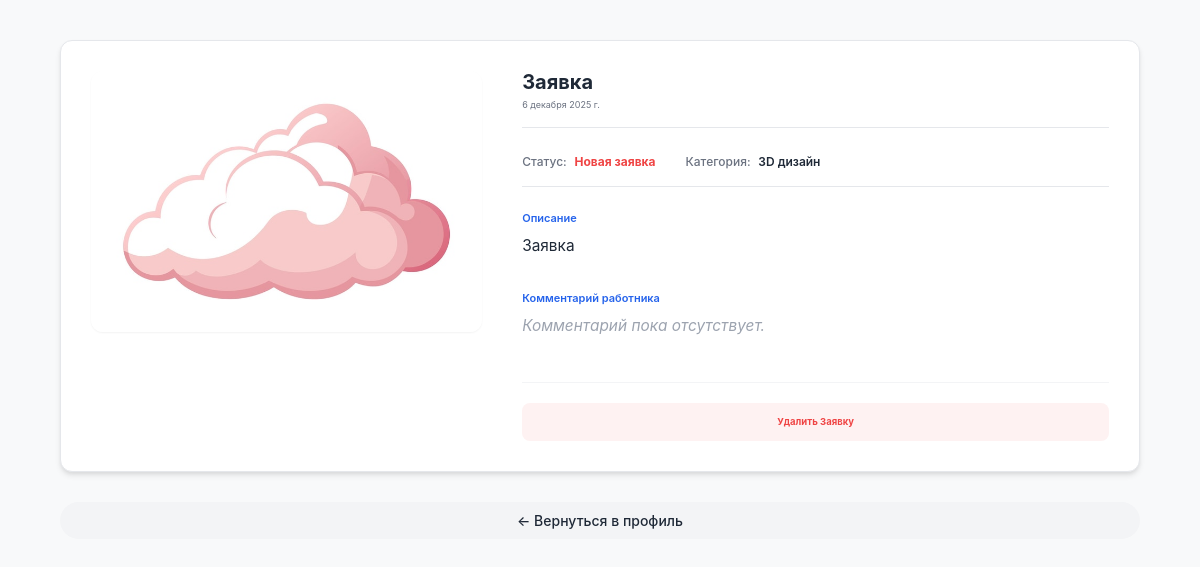
The page /app/profile/application/9 (signed in) on the database as committed earlier.
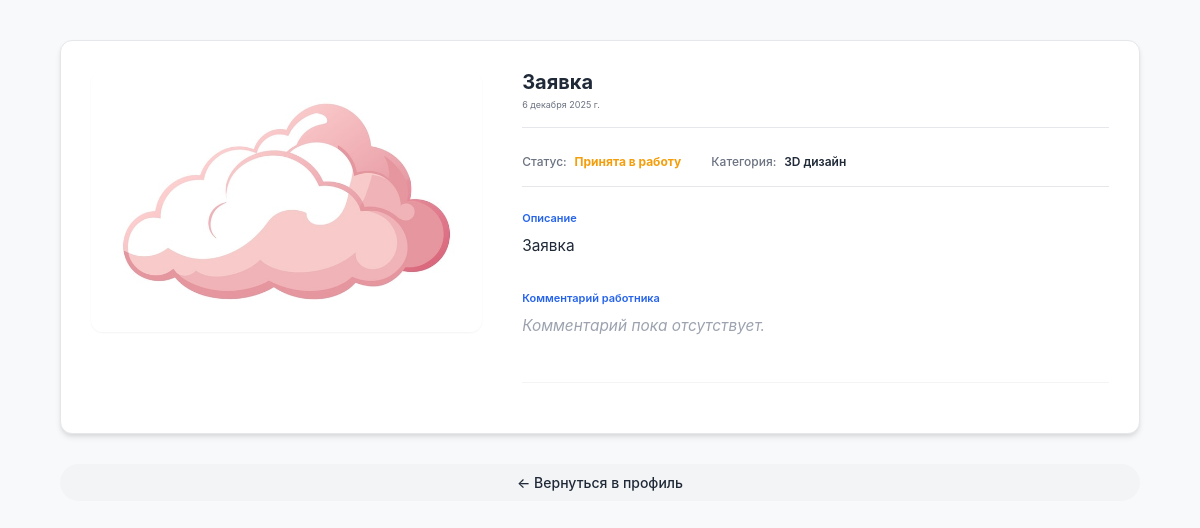
The same page on the database as committed later.
### app/models.py (models this page shows, shortened)
class application(models.Model):
    title = models.CharField(max_length=100)
    description = models.TextField()
    ALL_STATUS = (
        ('n', 'Новая заявка'),
        ('w', 'Принята в работу'),
        ('c', 'Выполнена'),
        ('r', 'Отклонена')
    )
    status = models.CharField(max_length=1, choices=ALL_STATUS, blank=False, default='n')
    date = models.DateField(auto_now=False, auto_now_add=True)
    categories = models.ForeignKey(Category, on_delete=models.CASCADE)
    image = models.ImageField(upload_to='images/', blank=False, null=False)
    username = models.ForeignKey(User, on_delete=models.CASCADE)
    comment = models.TextField(blank=True, null=True)

class Category(models.Model):
    category_full_name = models.CharField(max_length=100)
    category_char = models.CharField(max_length=1, blank=False, unique=True)
    def __str__(self):
        return self.category_full_name

### app/views.py (the view)
# urls.py: path('profile/application/<int:pk>', views.ApplicationDetailView.as_view(), name='application-detail'),
class ApplicationDetailView(generic.DetailView):
    model = application

### app/templates/app/application_detail.html (shortened to what this page needs)
{% extends 'base.html' %}
{% load static %}
{% block content %}
<div class="main_container detail-page-container">
    {% if user.is_authenticated %}
        <div class="card application-detail-card">
            <div class="detail-content-grid">
                <div class="detail-image-block">
                    <img src="{{ application.image.url }}"
                         alt="{{ application.title }} image"
                         class="detail-main-image">
                </div>
                <div class="detail-info-block">
                    <div class="detail-header">
                        <h2 class="detail-title">{{ application.title }}</h2>
                        <span class="detail-date">{{ application.date }}</span>
                    </div>
                    <div class="detail-meta-group">
                        <div class="detail-meta-item">
                            <span class="detail-meta-label">Статус:</span>
                            <span class="status-value-text status-text-{{ application.status }}">
                                {{ application.get_status_display }}
                            </span>
                        </div>
                        <div class="detail-meta-item">
                            <span class="detail-meta-label">Категория:</span>
                            <span class="detail-meta-value">{{ application.categories }}</span>
                        </div>
                    </div>
                    <div class="detail-description">
                        <h3 class="detail-section-title">Описание</h3>
                        <p>{{ application.description }}</p>
                    </div>
                    <div class="detail-comment">
                        <h3 class="detail-section-title">Комментарий работника</h3>
                        {% if application.comment %}
                            <p>{{ application.comment }}</p>
                        {% else %}
                            <p class="comment-none">Комментарий пока отсутствует.</p>
                        {% endif %}
                    </div>
                    <div class="detail-actions-panel">
                        {% if application.status == 'n' and perms.app.user and not perms.app.worker %}
                            <a href="{% url 'application_delete_comfirm' pk=application.pk %}" class="btn-action btn-delete-app">
                                 Удалить Заявку
                            </a>
                        {% endif %}
                    </div>
                </div>
            </div>
        </div>
        <div class="detail-back-link-wrapper">
            <a href="{% url 'profile' %}" class="btn-profile btn-back-to-profile">
                ← Вернуться в профиль
            </a>
        </div>
    {% endif %}
</div>
{% endblock %}

Rows that differ between the two databases and show on the page:
changed application "Заявка": status "Новая заявка" → "Принята в работу"
Other text that changed with them:
text no longer shown: "Удалить Заявку"
